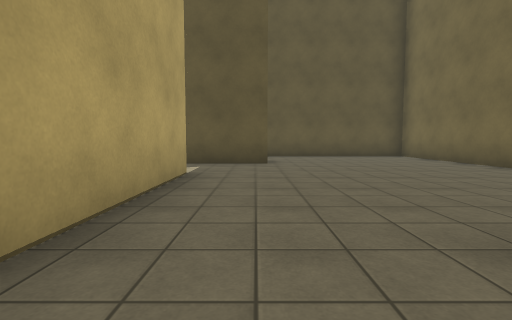
view 1 (above)

23 first-person views from a walk through a 3-D level made in the Unity game engine. The camera is 1.2 m above the floor, tilts 4° down and sees 85° across. The floor is counted in squares, 2 m on a side. Each view is taken from the middle of a square. On the plan, view 1 faces up. The plan holds only what a view shows up to about 9 squares ahead; the rest is blank. The place goes on beyond the plan. The player character is not drawn. Surface patterns are stand-ins for the level's own textures.

view 2
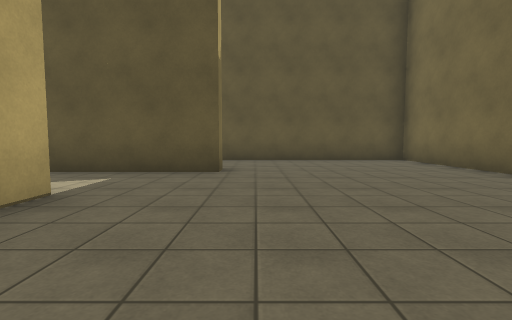

view 3
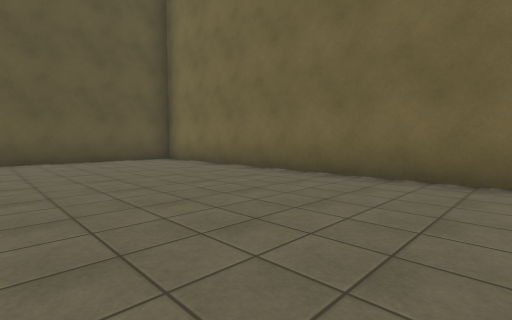

view 4
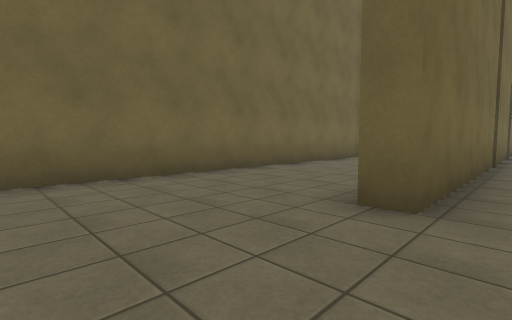

view 5
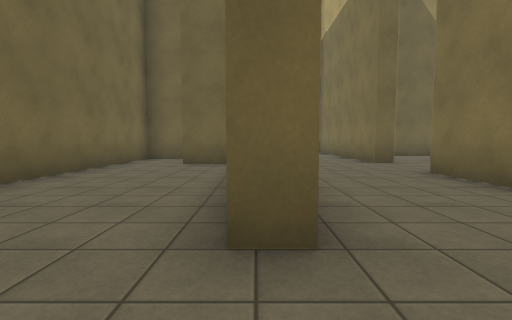

view 6
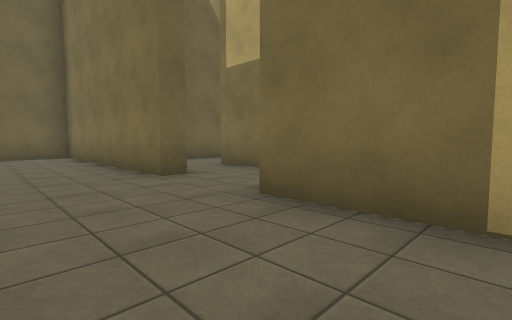

view 7
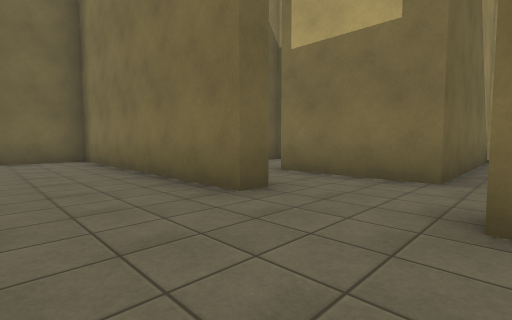

view 8
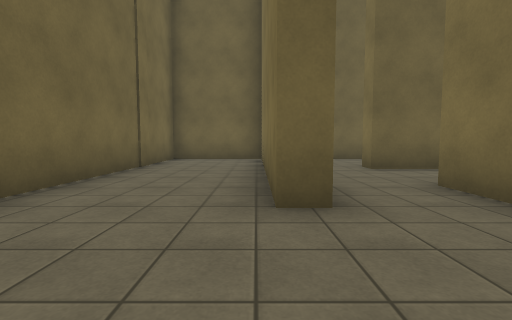

view 9
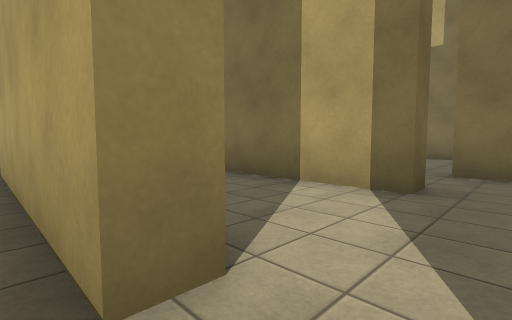

view 10
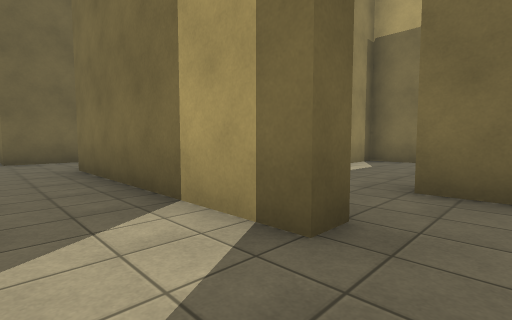

view 11
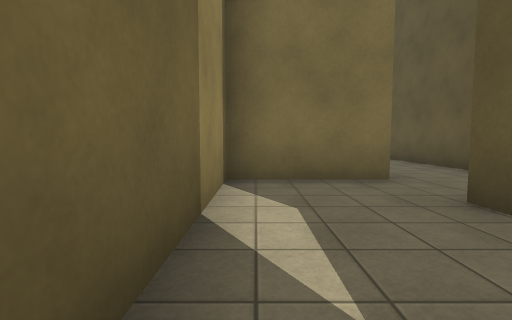

view 12
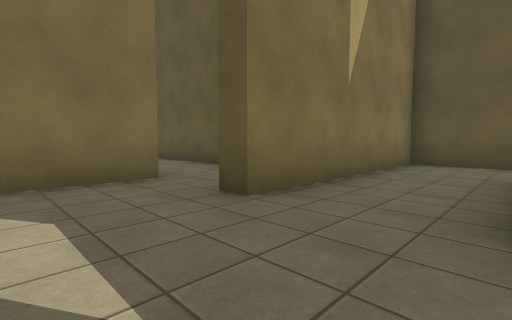

view 13
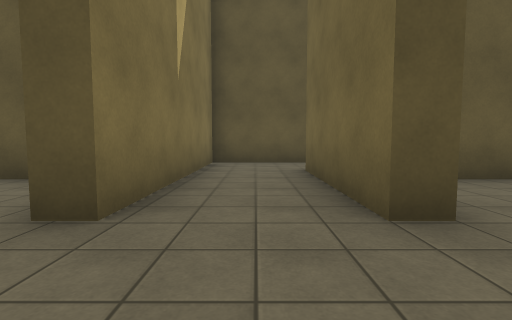

view 14
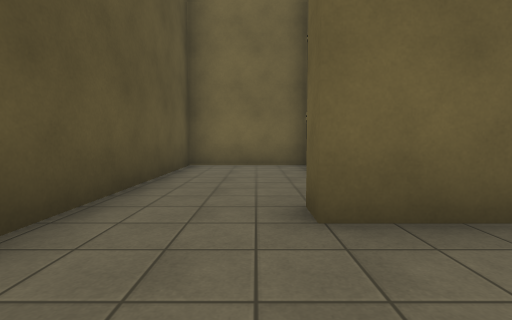

view 15
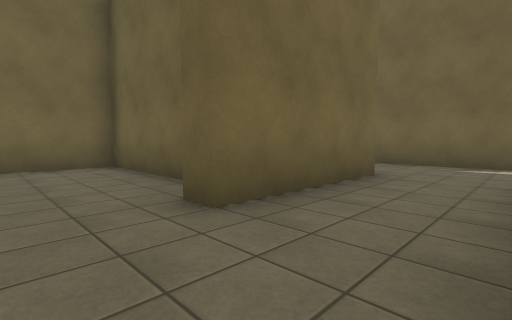

view 16
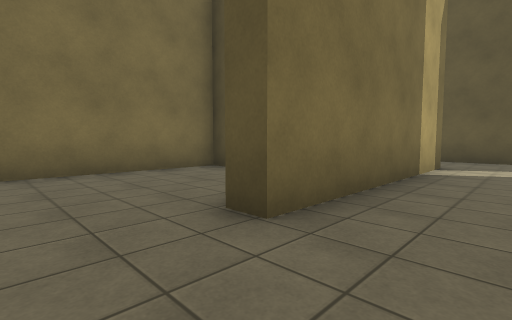

view 17
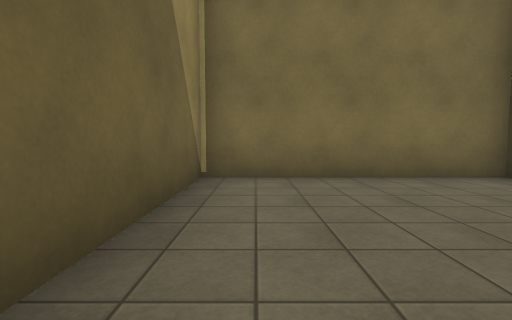

view 18
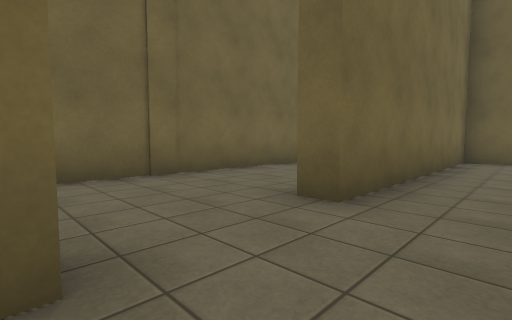

view 19
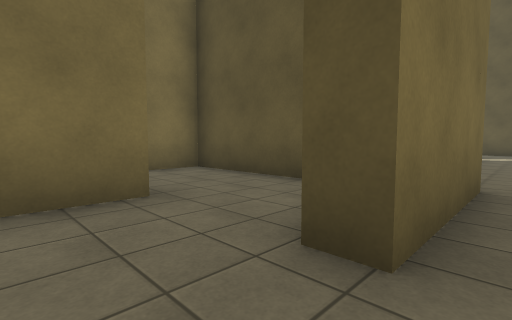

view 20
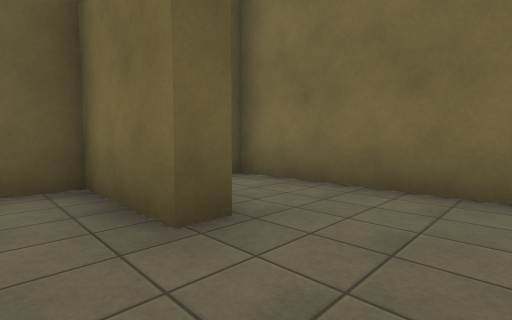

view 21
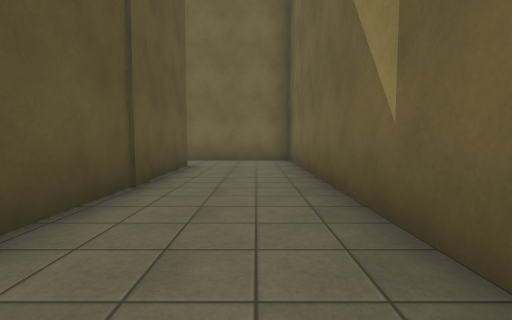

view 22
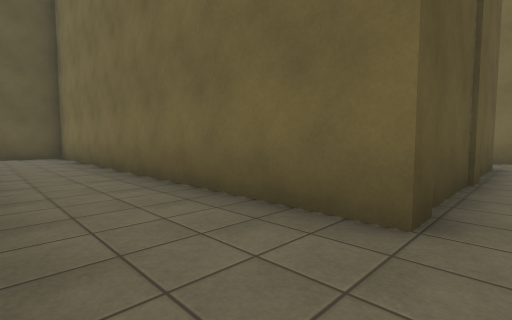

view 23
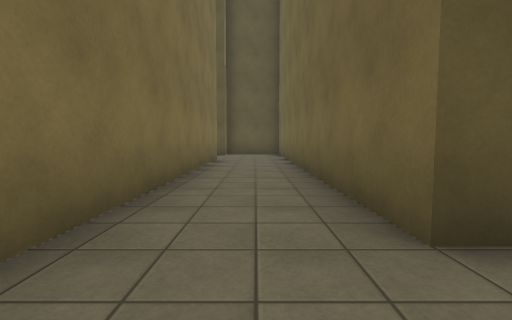

### Floor plan
Key: @ floor where view 1 was taken; # wall or solid block; . floor.
Columns run from 16 left of view 1 to 6 right of it. Each row starts with its distance up from view 1.
 11       #################
 10       #.......# ......#
  9       #.......# ......#
  8       #..#....# ......#
  7 #######..########.....#
  6   ....#..#............#
  5     #.#....#..#.......#
  4     #......#..#.......#
  3     #......#..#.......#
  2     ########..#.......#
  1       .#...#..#...#...#
  0      ..#...#..#.@.#...#
 -1     #..#......#...#...#
 -2     #..#......#...#...#
 -3     #..######.....#...#
 -4     #..#....#.....##..#
 -5     #..#....#.#...# ..#
 -6     #..#..#...#...#   #
 -7     #..#..#...#...#
 -8     #..######.#...#
 -9     #.........#...#
-10       ........#...#
-11        ############

Positions as (right, up) in squares from view 1, and headings:
1: (0, 0), facing up
2: (1, 2), facing up
3: (1, 2), facing up-right
4: (1, 4), facing down-right
5: (2, 3), facing down
6: (1, 0), facing down-left
7: (1, -2), facing down-left
8: (-1, -2), facing down
9: (-1, 6), facing down-left
10: (-3, 6), facing down-left
11: (-7, 3), facing left
12: (-7, 3), facing up-left
13: (-8, 3), facing up
14: (-9, 9), facing right
15: (-9, 10), facing down-right
16: (-3, -2), facing up-left
17: (-4, -2), facing left
18: (-3, -2), facing down-right
19: (-3, -7), facing up-left
20: (-5, -4), facing down-left
21: (-10, -10), facing right
22: (-11, -9), facing up-right
23: (-10, -10), facing up
